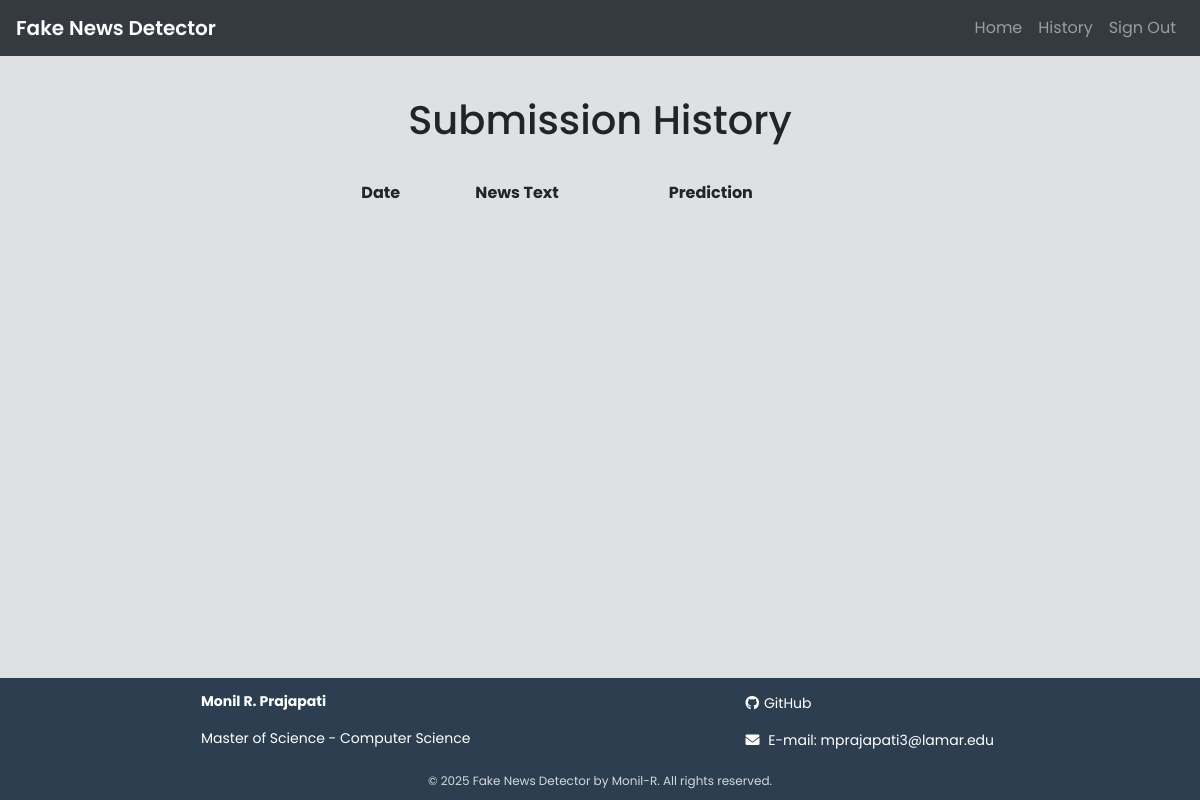
/history/ (signed in), run on an earlier commit of the app's database.
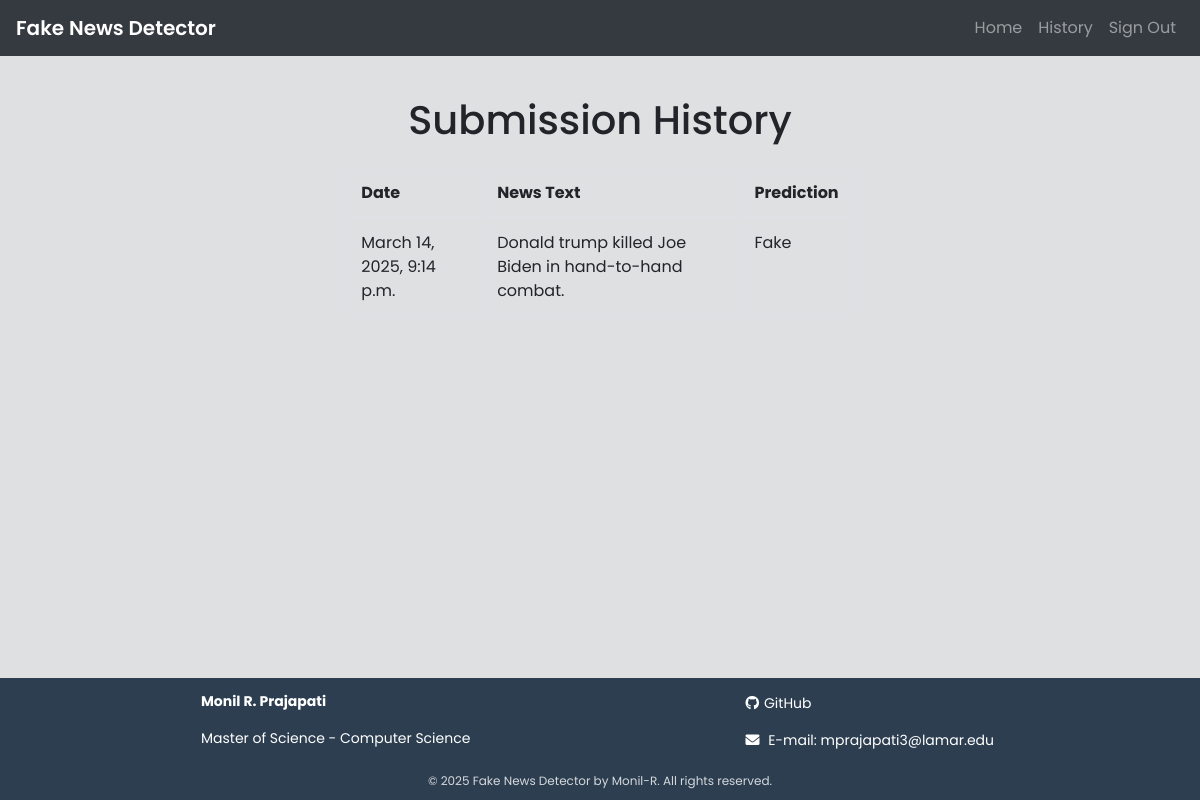
And on a later commit of the database.
### DetectionApp/models.py (models this page shows, shortened)
class NewsSubmission(models.Model):
    user = models.ForeignKey(User, on_delete=models.CASCADE, null=True, blank=True)  # Associate with a user
    news_text = CKEditor5Field('Text', config_name='extends')
    prediction = models.CharField(max_length=10)
    submission_date = models.DateTimeField(auto_now_add=True)

### DetectionApp/views.py (the view)
# urls.py: path("history/", views.history, name='history'),
@login_required
def history(request):
    submissions = NewsSubmission.objects.filter(user=request.user).order_by('-submission_date')
    return render(request, 'history.html', {'submissions': submissions})

### templates/history.html (shortened to what this page needs)
{% extends "base.html" %}
{% block content %}
    <div class="row justify-content-center">
        <div class="col-md-8">
            <h1 class="text-center mb-4">Submission History</h1>
            <table class="table table-bordered">
                <thead>
                    <tr>
                        <th>Date</th>
                        <th>News Text</th>
                        <th>Prediction</th>
                    </tr>
                </thead>
                <tbody>
                    {% for submission in submissions %}
                        <tr>
                            <td>{{ submission.submission_date }}</td>
                            <td>{{ submission.news_text }}</td>
                            <td>{{ submission.prediction }}</td>
                        </tr>
                    {% endfor %}
                </tbody>
            </table>
        </div>
    </div>
{% endblock %}

### templates/base.html (shortened to what this page needs)
{% load static %}
<!DOCTYPE html>
<html lang="en">
<head>
    <link href="https://stackpath.bootstrapcdn.com/bootstrap/4.5.2/css/bootstrap.min.css" rel="stylesheet">
    <link href="https://cdnjs.cloudflare.com/ajax/libs/font-awesome/6.0.0-beta3/css/all.min.css" rel="stylesheet">
</head>
<body>
    <nav class="navbar navbar-expand-lg navbar-dark">
        <a class="navbar-brand" href="#">Fake News Detector</a>
        <div class="collapse navbar-collapse" id="navbarNav">
            <ul class="navbar-nav ml-auto">
                <li class="nav-item">
                    <a class="nav-link" href="{% url 'predict_news' %}">Home</a>
                </li>
                <li class="nav-item">
                    <a class="nav-link" href="{% url 'history' %}">History</a>
                </li>
                {% if user.is_authenticated %}
                    <li class="nav-item">
                        <a class="nav-link" href="{% url 'account_logout' %}">Sign Out</a>
                    </li>
                {% else %}
                    <li class="nav-item">
                        <a class="nav-link" href="{% url 'account_login' %}">Sign In</a>
                    </li>
                {% endif %}
            </ul>
        </div>
    </nav>
    <div class="container">
        {% block content %}{% endblock %}
    </div>
    <footer class="footer">
        <div class="footer-content">
            <div class="footer-left">
                <p><strong>Monil R. Prajapati</strong></p>
                <p>Master of Science - Computer Science</p>
            </div>
            <div class="footer-right">
                <div class="social-links">
                    <p><i class="fab fa-github"></i><a href="https://github.com/MonilR" target="_blank">GitHub</a></p>
                    <p><i class="fas fa-envelope"></i> <a href="mailto:mprajapati3@lamar.edu">E-mail: mprajapati3@lamar.edu</a></p>
                </div>
            </div>
        </div>
        <div class="copyright">
            &copy; 2025 Fake News Detector by Monil-R. All rights reserved.
        </div>
    </footer>
</body>
</html>

What changed in the data, as far as the page shows it:
added NewsSubmission: submission_date "March 14, 2025, 9:14 p.m.", news_text "Donald trump killed Joe Biden in hand-to-hand combat.", prediction "Fake"
